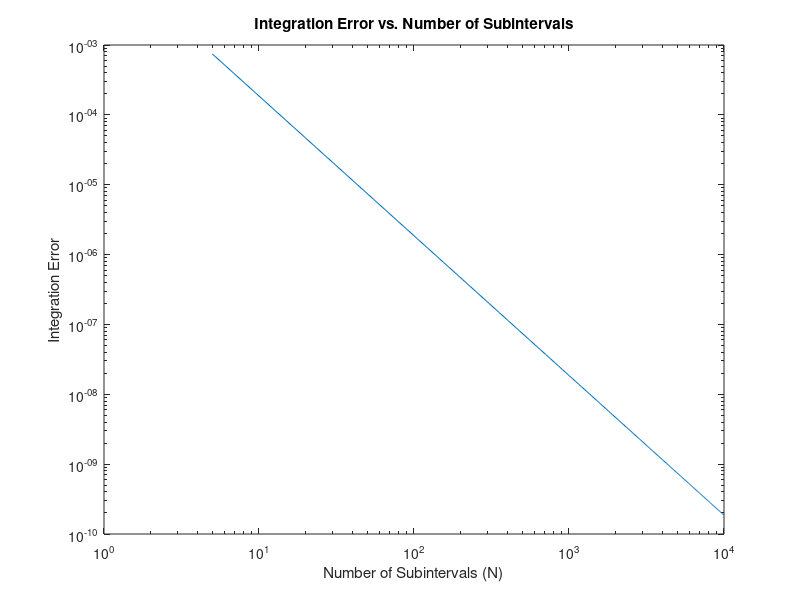

This chart was generated by the following MATLAB code:
function [integration_error, Nt, ft_5, integral_1000] = zadanie1()
    % Numeryczne całkowanie metodą prostokątów.
    % Nt - wektor zawierający liczby podprzedziałów całkowania
    % integration_error - integration_error(1,i) zawiera błąd całkowania wyznaczony
    %   dla liczby podprzedziałów równej Nt(i). Zakładając, że obliczona wartość całki
    %   dla Nt(i) liczby podprzedziałów całkowania wyniosła integration_result,
    %   to integration_error(1,i) = abs(integration_result - reference_value),
    %   gdzie reference_value jest wartością referencyjną całki.
    % ft_5 - gęstość funkcji prawdopodobieństwa dla n=5
    % integral_1000 - całka od 0 do 5 funkcji gęstości prawdopodobieństwa
    %   dla 1000 podprzedziałów całkowania

   % Parameters
   mu = 10; % Mean
   sigma = 3; % Standard deviation
   reference_value = 0.0473612919396179; % Reference value for the integral

   % Function definition
   f = @(t) (1 / (sigma * sqrt(2 * pi))) * exp(-((t - mu)^2) / (2 * sigma^2));

   % Calculate f(t) for t = 5
   t = 5;
   ft_5 = f(t);
   
 

   % Calculate the integral for N = 1000
   N_1000 = 1000;
   integral_1000 = rectangle_method(f, N_1000);

   % Initialize Nt and integration_error
   Nt = 5:50:10^4;
   integration_error = zeros(size(Nt));
   
   % Calculate integration error for different Nt values
   for i = 1:length(Nt)
       N = Nt(i);
       integral = rectangle_method(f, N);
       integration_error(i) = abs(integral - reference_value);
   end

   % Plot the integration error
   figure;
   loglog(Nt, integration_error);
   xlabel('Number of Subintervals (N)');
   ylabel('Integration Error');
   title('Integration Error vs. Number of Subintervals');
   saveas(gcf, 'zadanie1.png');
end

  % Rectangle method for numerical integration
function integral = rectangle_method(func, N)
    a = 0;
    b = 5;
    dx = (b - a) / N;
    x = linspace(a + dx/2, b - dx/2, N);
    y = arrayfun(func, x);
    integral = sum(y) * dx;
end